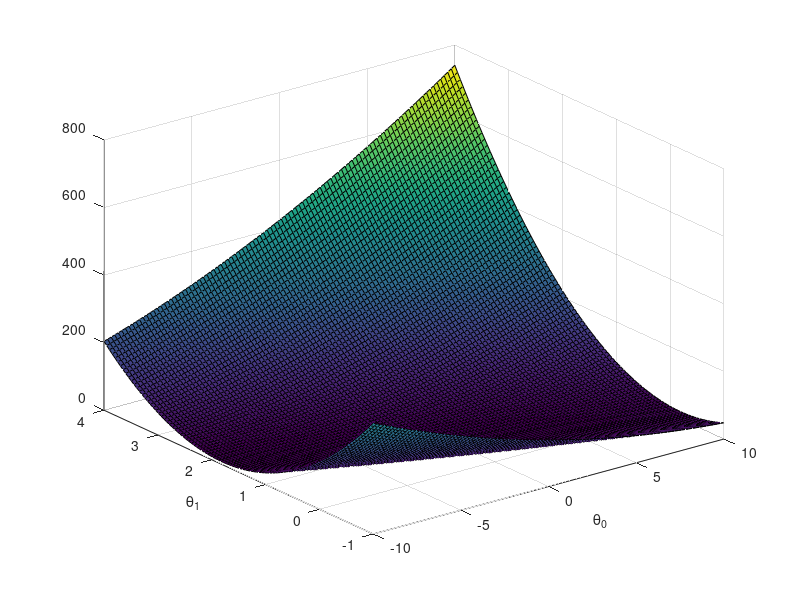
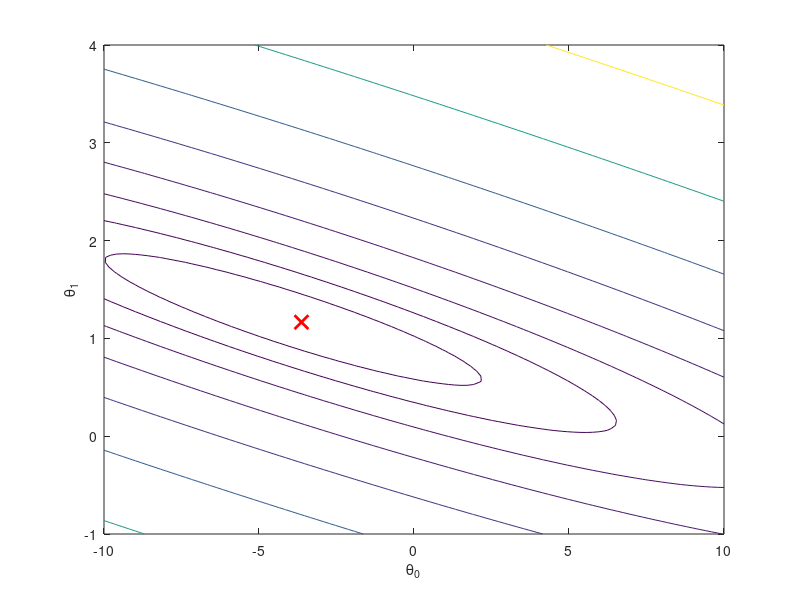

Reproduce these figures in MATLAB, in order.
data = load('surf_data.txt');
theta0_vals = data(:, 1);
theta1_vals = data(:, 2);
J_vals = load('surf_values.txt');
theta = load('theta_vals.txt');
%J_vals = data(:, :);

% производится транспонирование из-за особенности работы программы 
% surf
J_vals = J_vals';
% Отображение поверхности
figure;
surf(theta0_vals, theta1_vals, J_vals)
xlabel('\theta_0'); ylabel('\theta_1');

% Контурное представление
figure;
% Отображение J_vals в виде 15 контуров распределенных в 
% логарифмическом масштабе от 0.01 до 100
contour(theta0_vals, theta1_vals, J_vals, logspace(-2, 3, 20))
xlabel('\theta_0'); ylabel('\theta_1');
hold on;
plot(theta(1), theta(2), 'rx', 'MarkerSize', 10, 'LineWidth', 2);
